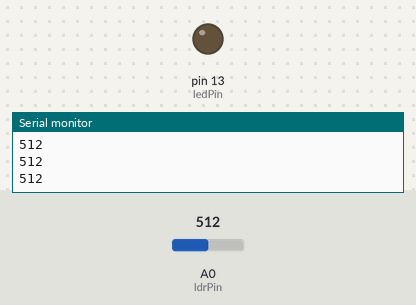
Bench run of a sketch on a simulated Arduino Uno, built with avr-gcc and run on an emulated ATmega328P. Shown: output pins drawn as LEDs (lit = HIGH), the last lines printed to the serial monitor. The inputs (shaded band) are chosen by the test bench; at power-on: A0 (ldrPin) = 512.

Above: at 1.2 s.
1.3 s: A0 (ldrPin) set to 311
2.8 s: A0 (ldrPin) set to 288
At 3.9 s:
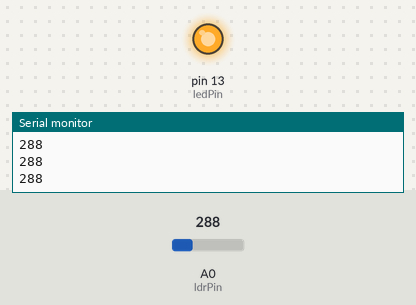
4.3 s: A0 (ldrPin) set to 306
At 5.2 s:
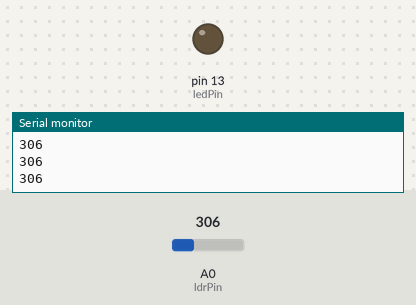
5.8 s: A0 (ldrPin) set to 290
At 6.5 s:
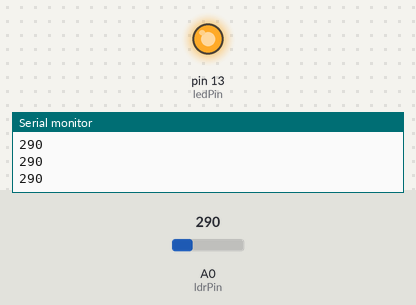
Timing chart, 0 to 8.3 s (numbered marks = the images above; inputs shaded):
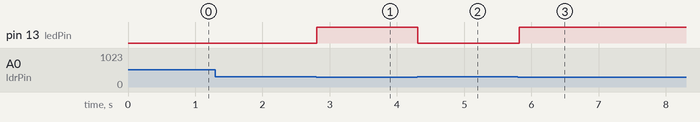

The sketch:

PhotoresistorLED.ino
```cpp
int ledPin = 13;
int ldrPin = A0;
int ldrValue;

void setup() {
  // put your setup code here, to run once:
  pinMode(ledPin, OUTPUT);

  Serial.begin(9600);
}

void loop() {
  // put your main code here, to run repeatedly:
  ldrValue = analogRead(ldrPin);

  Serial.println(ldrValue);

  if (ldrValue < 300) {
      digitalWrite(ledPin, HIGH);
  } else {
      digitalWrite(ledPin, LOW);
  }

  delay(100);
}
```

Measured:
- the behaviour switches between 300 and 299 on A0 (ldrPin) (found by bisection; images 0 and 1)
- after the input at 2.8 s, pin 13 (ledPin): LOW → HIGH at once
- after the input at 4.3 s, pin 13 (ledPin): HIGH → LOW at once
- after the input at 5.8 s, pin 13 (ledPin): LOW → HIGH at once
